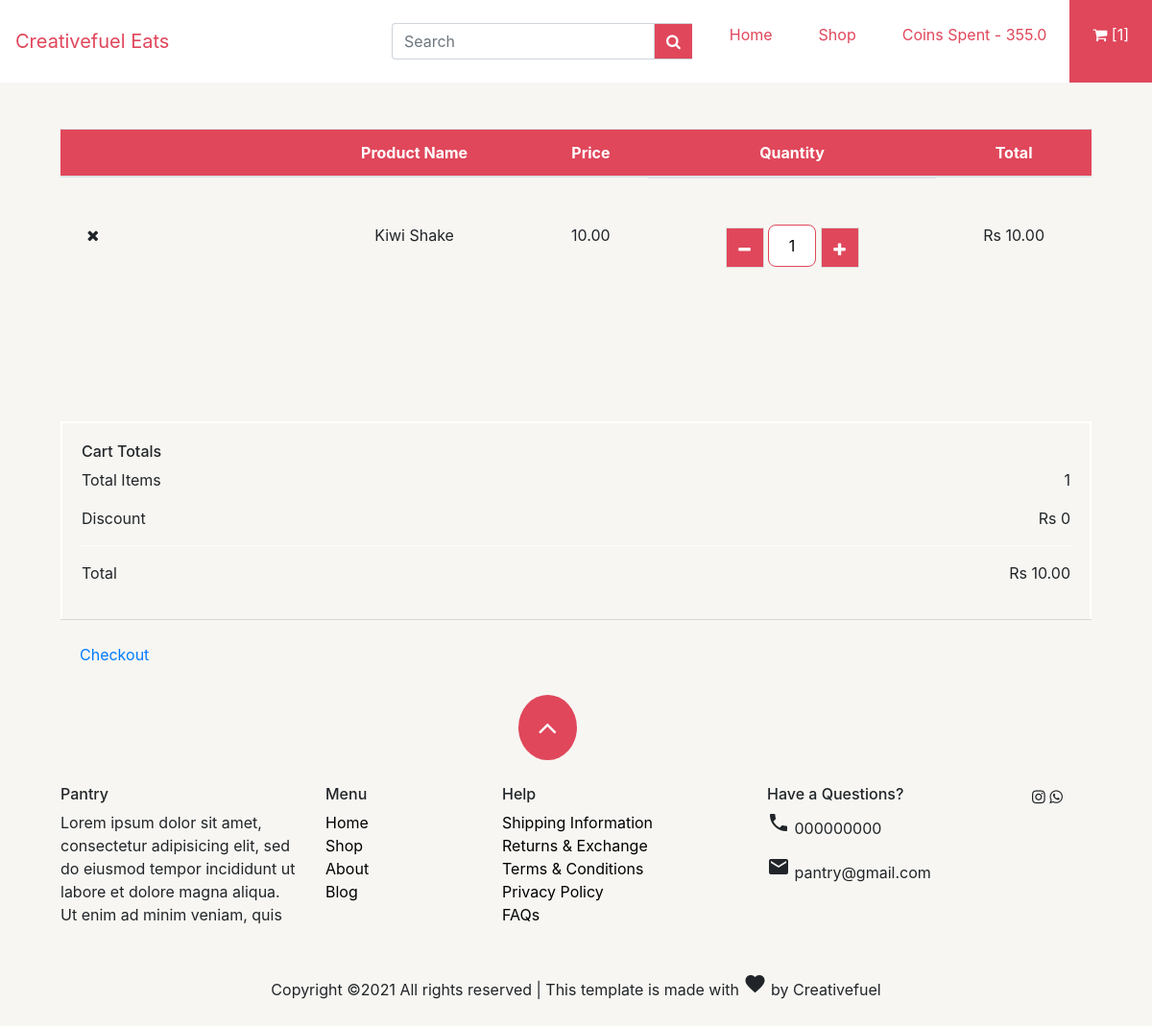
Before: /cart (signed in) with the older database file.
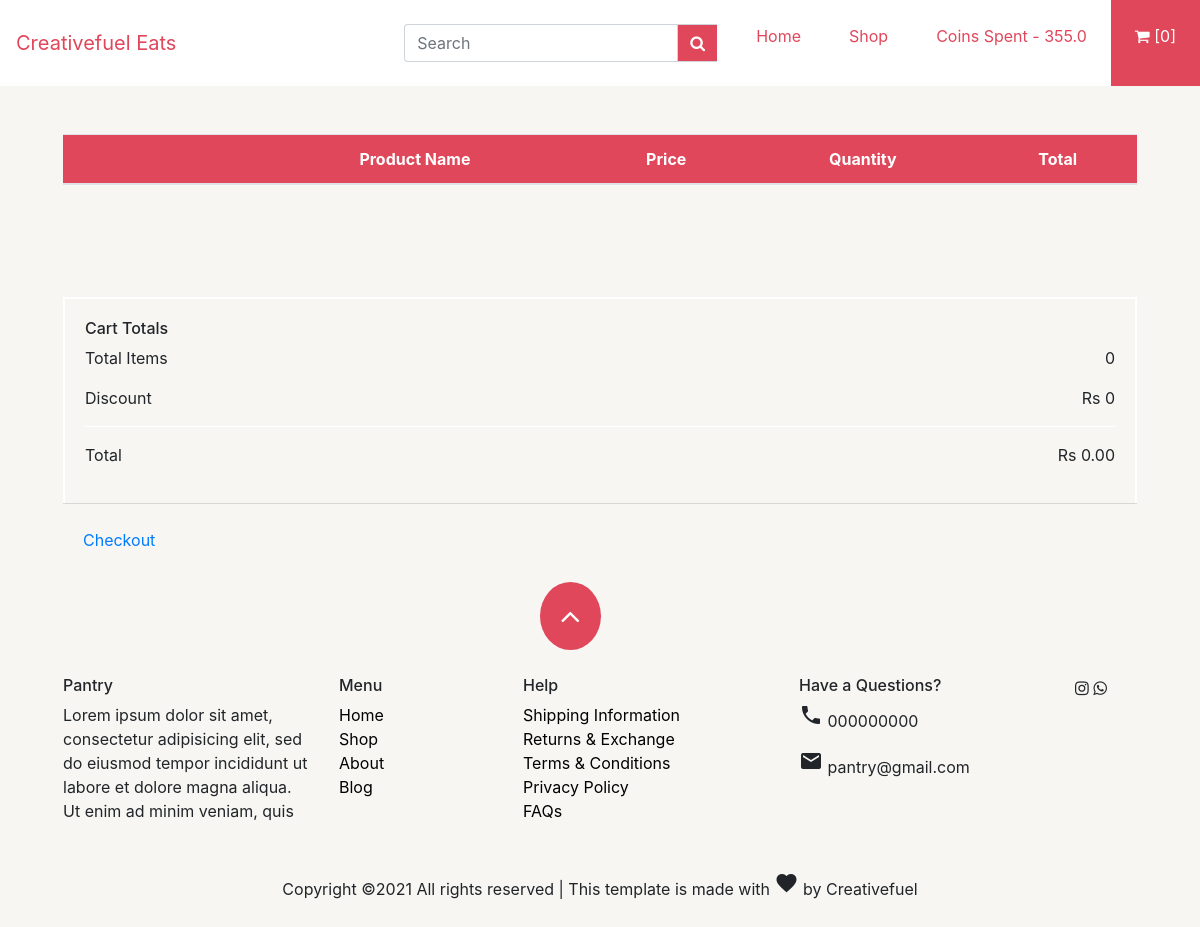
After: the same page with the newer database file.
### dashboard/models.py (models this page shows, shortened)
class Customer(models.Model):
    user = models.OneToOneField(User, null=True, blank=True, on_delete=models.CASCADE)
    name = models.CharField(max_length=200, null=True,blank=True)
    email = models.CharField(max_length=200, null=True,blank=True)
    is_money_manager=models.BooleanField(default=False,blank=True,null=True)
    coin_spent=models.DecimalField(max_digits=5,blank=True,null=True,default=0, decimal_places=1)

class OrderItem(models.Model):
    product = models.ForeignKey(Product, on_delete=models.SET_NULL, null=True)
    order = models.ForeignKey(Order, on_delete=models.SET_NULL, null=True)
    quantity = models.IntegerField(default=0, null=True, blank=True)
    date_added = models.DateTimeField(auto_now_add=True)
    @property
    def get_total(self):
        total = self.product.price * self.quantity
        return total

class Product(models.Model):
    name = models.CharField(max_length=200)
    price = models.DecimalField(max_digits=7, decimal_places=2)
    description=models.TextField(null=True,blank=True)
    image = models.ImageField(upload_to='menu_item',null=True, blank=True)
    category=models.ManyToManyField('Category',related_name='item')
    today_special=models.BooleanField(blank=True,default=False)
    @property
    def imageURL(self):
        try:
            url = self.image.url
        except:
            url = ''
        return url

class Order(models.Model):
    customer = models.ForeignKey(Customer, on_delete=models.SET_NULL, null=True, blank=True)
    date_ordered = models.DateTimeField(null=True,blank=True)
    complete = models.BooleanField(default=False,null=True,blank=True)
    price=models.DecimalField(max_digits=7, decimal_places=2,null=True,blank=True)
    transaction_id = models.CharField(max_length=100, null=True,blank=True)
    cart_date=models.DateTimeField(auto_now_add=True,null=True,blank=True)
    response_time=models.TimeField(blank=True,null=True)
    accepted=models.BooleanField(default=False,null=True,blank=True)
    cancelled=models.BooleanField(default=False,null=True,blank=True)
    delivered=models.BooleanField(default=False,null=True,blank=True)
    expected_delivery_time=models.TimeField(null=True,blank=True)
    delivery_time=models.TimeField(null=True,blank=True)
    status=models.CharField(max_length=200,null=True,blank=True)
    comment=models.TextField(blank=True,null=True)
    seat=models.CharField(max_length=200,null=True,blank=True)
    @property
    def get_cart_total(self):
        orderitems = self.orderitem_set.all()
        total = sum([item.get_total for item in orderitems])
        return total
    @property
    def get_cart_items(self):
        orderitems = self.orderitem_set.all()
        total = sum([item.quantity for item in orderitems])
        return total

### dashboard/views.py (the view)
# urls.py: path('cart', views.cart, name="cart"),
def cart(request):
    if request.user.is_authenticated:
        data = cartData(request)
        cartItems = data['cartItems']
        order = data['order']
        items = data['items']
        return render(request, 'cart.html', {'order': order, 'items': items, 'cartItems': cartItems})
    else:
        return redirect('login')

### dashboard/utils.py (called while the page is built)
def cartData(request):
    if request.user.is_authenticated:
        customer = request.user.customer
        order, created = Order.objects.get_or_create(customer=customer,complete=False)
        items = order.orderitem_set.all()
        cartItems = order.get_cart_items
    else:
        cookieData = cookieCart(request)
        cartItems = cookieData['cartItems']
        order = cookieData['order']
        items = cookieData['items']
    return {'cartItems':cartItems,'order':order,'items':items}

### dashboard/templates/cart.html (shortened to what this page needs)
{% extends 'index_store.html' %}
{% load static %}
{% block content %}
  <section class="px-5 py-5">
    <div class="container-fluid">
      <div class="row">
        <div class="col-md-12">
          <div class="table-responsive text-center cart">
            <table class="table">
              <thead>
                <tr>
                  <th></th>
                  <th></th>
                  <th></th>
                  <th>Product Name</th>
                  <th>Price</th>
                  <th>Quantity</th>
                  <th>Total</th>
                </tr>
              </thead>
              <tbody>
				{% for item in items %}
                <tr>
                  <td class="cancel py-5"><i class="fa fa-times"></i></td>
                  <td style="background-image: url('{{ item.product.imageURL }}');background-repeat: no-repeat;background-position: center;background-size: 70% 70%;;" colspan="2" class="p-5"></td>
                  <td class="py-5">
                    <p class="py-0 my-0">{{ item.product.name}}</p>
                  </td>
                  <td class="py-5">{{ item.product.price }}</td>
		  <td class="d-flex justify-content-center py-5">
                    <form class="productnumber">
                      <div class="value-button update-cart chg-quantity" data-product="{{item.product.id}}" data-action="remove" ><i class="fa fa-minus"></i></div>
                      <input type="number" id="number" style="text-align:center" value="{{ item.quantity }}" readonly />
                      <div class="value-button update-cart chg-quantity" data-product="{{item.product.id}}" data-action="add"><i class="fa fa-plus"></i></div>
                    </form>
                  </td>
                  <td class="py-5">Rs {{item.get_total|floatformat:2}}</td>
                </tr>
                {% endfor %}
              </tbody>
            </table>
          </div>
        </div>
      </div>
  </section>
  <section class="px-5 py-5">
    <div class="container-fluid">
      <div class="row">
        <div class="col-md-12">
          <div>
            <div class="card-body coupon border-bottom-0">
              <h6>Cart Totals</h6>
              <p>Total Items<span class="float-right"> {{order.get_cart_items}}</span></p>
              <p class="total pb-3">Discount <span class="float-right">Rs 0</span></p>
              <p>Total <span class="float-right">Rs {{order.get_cart_total|floatformat:2}}</span></p>
            </div>
            <div class="card-footer bg-transparent pt-4">
              <a  href="{% url 'checkout' %}">Checkout</a>
            </div>
          </div>
        </div>
      </div>
    </div>
  </section>
 {% endblock content %}

### dashboard/templates/index_store.html (shortened to what this page needs)
<!DOCTYPE html>
<html>
{%load static%}
<head>
    <link rel="stylesheet" href="https://maxcdn.bootstrapcdn.com/bootstrap/4.5.2/css/bootstrap.min.css">
    <link rel="stylesheet" href="{% static 'store/assets/index.css' %}">
    <link rel="stylesheet" href="https://cdnjs.cloudflare.com/ajax/libs/font-awesome/4.7.0/css/font-awesome.min.css">
</head>
</head>
<body>
<div class="main">
<nav class="navbar navbar-expand-md p-0">
    <a class="navbar-brand p-3" href="index.html">Creativefuel Eats</a>
    <div class="collapse navbar-collapse pr-0 pl-3" id="collapsibleNavbar">
      <ul class="navbar-nav ml-auto">
	<li class="nav-item my-4 mr-3">
            <form action="" method="get" accept-charset="utf-8">
              <div class="input-group">
                  <input type="text" class="form-control" placeholder="Search">
                  <div class="input-group-prepend">
                    <span class="input-group-text"><i class="fa fa-search"></i></span>
                  </div>
              </div>
            </form>
        </li>
        <li class="nav-item p-3">
          <a class="nav-link" href="index.html">Home</a>
        </li>
        <li class="nav-item p-3">
          <a class="nav-link" href="shop.html">Shop</a>
        </li>
        <li class="nav-item p-3">
          <a class="nav-link" href="#">Coins Spent - {{ request.user.customer.coin_spent }}</a>
        </li>
        <li class="nav-item p-3 cartlink" style="background-color: #E0475B;color:#fff">
          <a class="nav-link" href="{% url 'cart' %}"><i class="fa fa-shopping-cart"></i> [{{cartItems}}]</a>
        </li>
      </ul>
    </div>
  </nav>
{% block content %}
            {% endblock content %}
  <section class="text-center up">
    <div class="container-fluid">
      <button><i class="fa fa-angle-up"></i></button>
    </div>
  </section>
  <footer class="px-5 py-5">
    <div class="container-fluid">
      <div class="row py-3">
        <div class="col-md-3">
          <h6>Pantry</h6>
          <p>Lorem ipsum dolor sit amet, consectetur adipisicing elit, sed do eiusmod
          tempor incididunt ut labore et dolore magna aliqua. Ut enim ad minim veniam,
          quis</p>
        </div>
        <div class="col-md-2">
          <h6>Menu</h6>
          <ul>
            <li><a href="#" title="">Home</a></li>
            <li><a href="#" title="">Shop</a></li>
            <li><a href="#" title="">About</a></li>
            <li><a href="#" title="">Blog</a></li>
          </ul>
        </div>
        <div class="col-md-3">
          <h6>Help</h6>
          <ul>
            <li><a href="#" title="">Shipping Information</a></li>
            <li><a href="#" title="">Returns & Exchange</a></li>
            <li><a href="#" title="">Terms & Conditions</a></li>
            <li><a href="#" title="">Privacy Policy</a></li>
            <li><a href="#" title="">FAQs</a></li>
          </ul>
        </div>
        <div class="col-md-3">
          <h6>Have a Questions?</h6>
          <p><span class="material-icons">phone</span> 000000000</p>
          <p><span class="material-icons">markunread</span> pantry@gmail.com</p>
        </div>
        <div class="col-md-1">
          <i class="fa fa-instagram"></i>
          <i class="fa fa-whatsapp"></i>
        </div>
      </div>
      <div class="row text-center">
        <div class="col-md-12 pt-3">
          <p>Copyright ©2021 All rights reserved | This template is made with <i class="material-icons">favorite</i> by Creativefuel</p>
        </div>
      </div>
    </div>
  </footer>
</div>
</body>
</html>

### static/store/assets/index.css (style rules this page uses)
* { box-sizing: border-box; }
body { height: 100vh; width: 100%; margin: 0; padding: 0; background-color: #F7F6F2; }
nav { background-color: #fff; margin: 0; }
nav ul li a { text-decoration: none; color: #E0475B; }
.navbar-brand { text-decoration: none; color: #E0475B; }
.cartlink a { color: #fff; }
nav .collapse { z-index: 5; background-color:#fff; margin: 0; padding: 0; width: 100%; }
.navbar-collapse form .input-group input { border-right: none; }
.navbar-collapse form .input-group .input-group-prepend span { background-color: #E0475B; color: white; border-right: none; }
.main { height: 100vh; width: 100%; }
table thead { background-color: #E0475B; color: #fff; }
.coupon { border: 2px solid #fff; }
.total { border-bottom: 1px solid #fff; }
.up { position: relative; }
.up button { position: absolute; border-radius: 50%; border: none; left: 45%; top: -30px; outline: none; padding: 10px 20px; background-color: #E0475B; color: #fff; font-size: 2em; }
footer ul { padding: 0; }
footer ul li { list-style: none; }
footer ul li a { color: black; }

Changed rows visible on the page:
no longer on this page (row edited): OrderItem: product.name "Kiwi Shake", product.price "10.00", quantity "1", get_total "10.00"
no longer on this page (row edited): Order: get_cart_items "1", get_cart_total "10.00"
added Order: get_cart_items "0", get_cart_total "0.00"
Other visible differences:
{{ cartItems }}: "1" → "0"
